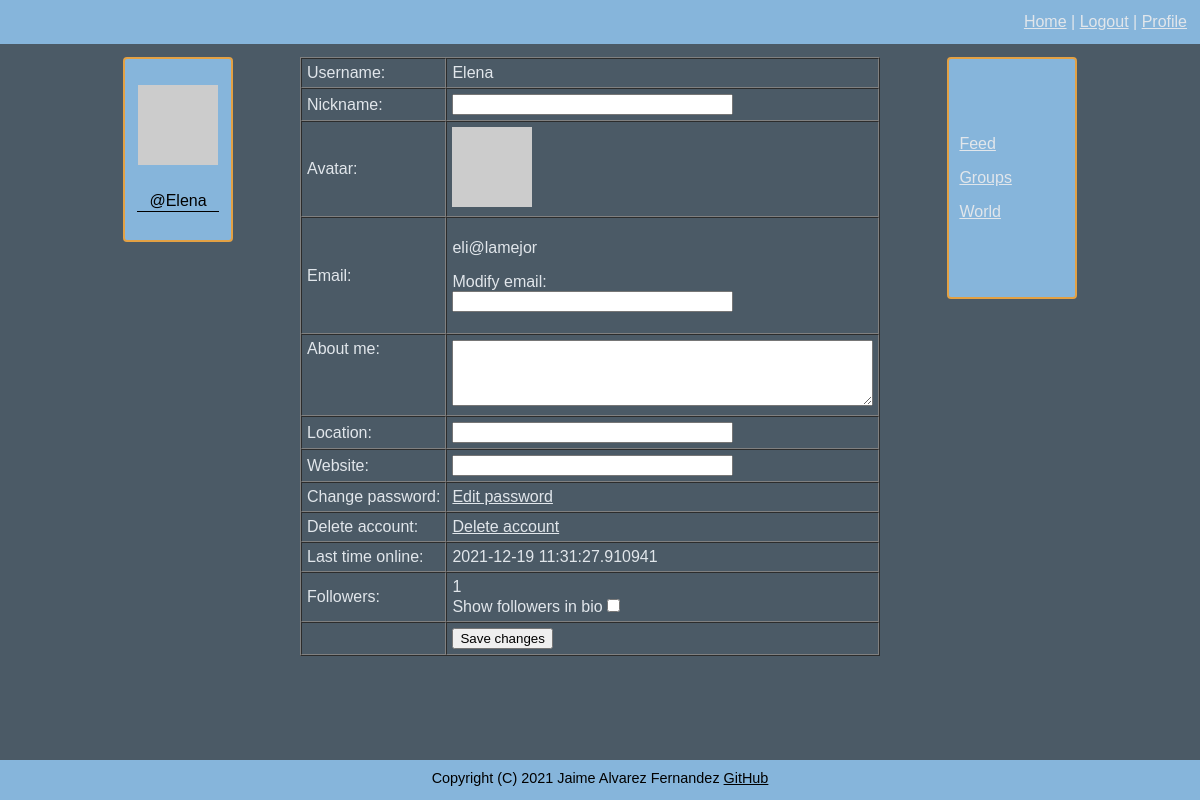
/profile (signed in), run on an earlier commit of the app's database.
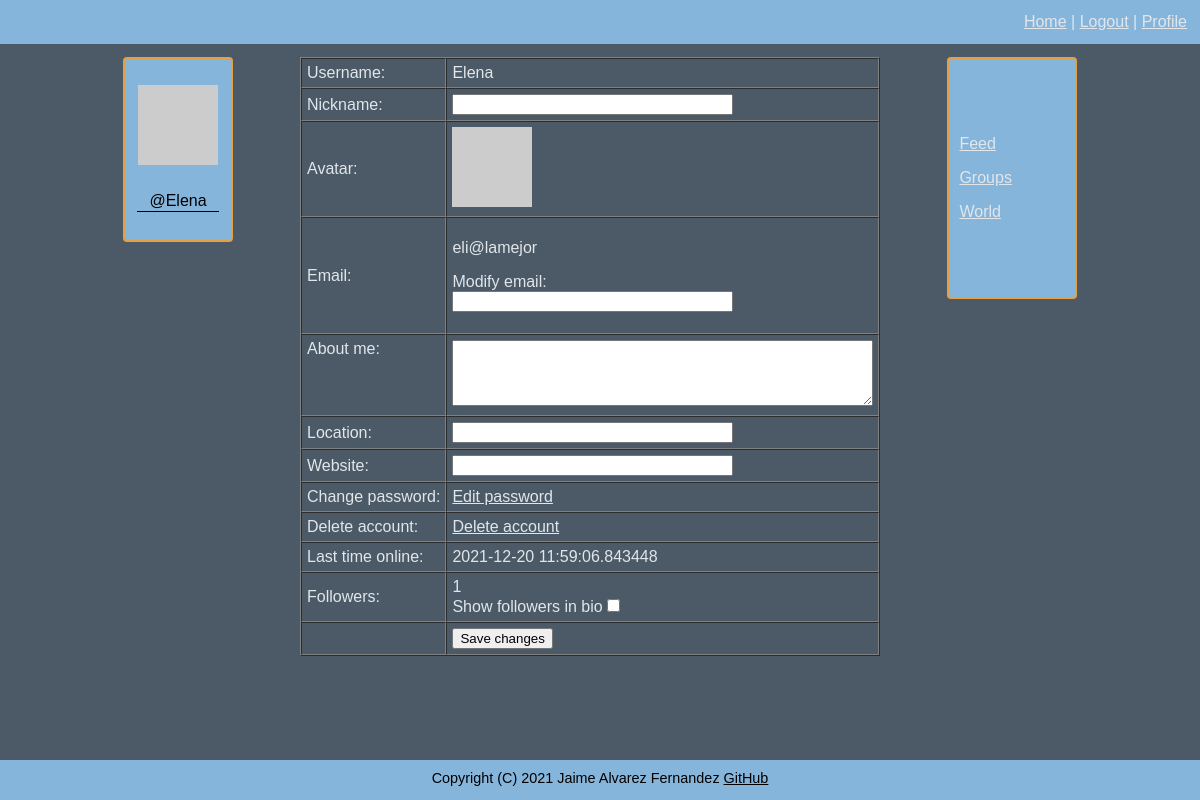
And on a later commit of the database.
### connect/models.py (models this page shows, shortened)
class User(UserMixin, db.Model):
    id = db.Column(db.Integer, primary_key=True)
    username = db.Column(db.String(64), index=True, unique=True)
    email = db.Column(db.String(120), index=True, unique=True)
    nickname = db.Column(db.String(64))
    password = db.Column(db.String(128))
    about_me = db.Column(db.String(140))
    location = db.Column(db.String(64))
    website = db.Column(db.String(120))
    last_seen = db.Column(db.DateTime, default=datetime.datetime.utcnow)
    follower_bio = db.Column(db.Boolean, default=False)
    posts = db.relationship('Posts', backref='author', lazy='dynamic')
    reply = db.relationship('Reply', backref='author', lazy='dynamic')
    followed = db.relationship('User',
                               secondary=followers,
                               primaryjoin=(followers.c.follower_id == id),
                               secondaryjoin=(followers.c.followed_id == id),
                               backref=db.backref('followers', lazy='dynamic'), lazy='dynamic')
    starred = db.relationship('Posts',
                              secondary=stars,
                              backref=db.backref('awarded_stars', lazy='dynamic'), lazy='dynamic')
    starred_reply = db.relationship('Reply',
                                    secondary=stars_reply,
                                    backref=db.backref('awarded_stars_reply', lazy='dynamic'), lazy='dynamic')
    def avatar(self, size):
        digest = md5(self.email.lower().encode('utf-8')).hexdigest()
        return f'https://www.gravatar.com/avatar/{digest}?d=identicon&s={size}'

### connect/routing.py (the view)
@app.route('/profile', methods=['GET', 'POST'])
@flask_login.login_required
def profile():
    form = forms.EditProfileForm()
    if form.validate_on_submit():
        if form.user_email.data != '':
            flask_login.current_user.email = form.user_email.data
        flask_login.current_user.about_me = form.about_me.data
        flask_login.current_user.location = form.location.data
        flask_login.current_user.website = form.website.data
        flask_login.current_user.nickname = form.nickname.data
        flask_login.current_user.follower_bio = form.followers.data
        db.session.commit()
        flask.flash('Your changes have been saved.')
        return flask.redirect(flask.url_for('profile'))
    elif flask.request.method == 'GET':
        form.user_email.data = ''
        form.nickname.data = flask_login.current_user.nickname
        form.about_me.data = flask_login.current_user.about_me
        form.website.data = flask_login.current_user.website
        form.location.data = flask_login.current_user.location
        form.followers.data = flask_login.current_user.follower_bio
    return flask.render_template('profile.html', user=flask_login.current_user, form=form, title='Profile')

### connect/forms.py (shortened to what this page needs)
class EditProfileForm(FlaskForm):
    user_email = wtforms.StringField('Email', validators=[validators.Optional(),
                                                          validators.Regexp(r'^[a-zA-Z0-9_.]+@[a-zA-Z0-9_.]+$',
                                                                            message='Please enter a valid email')])
    about_me = wtforms.TextAreaField('About me', validators=[validators.Length(min=0, max=140)])
    nickname = wtforms.StringField('Nickname', validators=[validators.Length(min=0, max=25)])
    submit = wtforms.SubmitField('Save changes')
    location = wtforms.StringField('Location', validators=[validators.Optional()])
    website = wtforms.StringField('Website', validators=[validators.Optional()])
    followers = wtforms.BooleanField('Show followers in bio')

### connect/models.py (called while the page is built)
@login.user_loader
def load_user(user_id):
    return User.query.get(int(user_id))

### connect/routing.py (called while the page is built)
@app.before_request
def before_request():
    if flask_login.current_user.is_authenticated:
        flask_login.current_user.last_seen = datetime.datetime.utcnow()
        db.session.commit()

### connect/templates/profile.html (shortened to what this page needs)
{% extends "general_template.html" %}
{% block content %}
<div id="profile">
        <form action="" method="post" novalidate>
            <table cellspacing="0" cellpadding="5" border="1">
                <tr>
                    <td>Username:</td>
                    <td>{{ user.username }}</td>
                </tr>
                <tr>
                    <td>{{ form.nickname.label }}:</td>
                    <td>
                        {{ form.nickname(size=32, autocomplete=off) }}<br>
                    </td>
                </tr>
                <tr>
                    <td>Avatar:</td>
                    <td><img src="{{ user.avatar(80) }}"></td>
                </tr>
                <tr>
                    <td>{{ form.user_email.label }}:</td>
                    <td>
                        <p>
                            {{ user.email }}
                        </p>
                        <p>
                            Modify email:<br>
                            {{ form.user_email(size=32, autocomplete=off) }}<br>
                        </p>
                    </td>
                </tr>
                <tr>
                    <td valign="top">{{ form.about_me.label }}:</td>
                    <td>
                        {{ form.about_me(cols=50, rows=4) }}<br>
                    </td>
                </tr>
                <tr>
                    <td>
                        {{ form.location.label }}:
                    </td>
                    <td>
                        {{ form.location(size=32) }}<br>
                    </td>
                </tr>
                <tr>
                    <td>
                        {{ form.website.label }}:
                    </td>
                    <td>
                        {{ form.website(size=32) }}<br>
                    </td>
                </tr>
                <tr valign="top">
                    <td>Change password:</td>
                    <td>
                         <a href="{{url_for('change_password')}}">Edit password</a>
                    </td>
                </tr>
                <tr>
                    <td>Delete account:</td>
                    <td>
                        <a href="{{ url_for('delete_account') }}">Delete account</a>
                    </td>
                </tr>
                <tr>
                    <td>Last time online:</td>
                    <td>{% if user.last_seen %}{{ user.last_seen }}{% endif %}</td>
                </tr>
                <tr>
                    <td>Followers:</td>
                    <td>{{ current_user.followers.count() }}<br>
                        {{ form.followers.label }}{{ form.followers() }}
                    </td>
                </tr>
                <tr>
                    <td></td>
                    <td>{{ form.submit() }}</td>
                </tr>
            </table>
        </form>
    </div>
{% endblock %}

### connect/templates/general_template.html (shortened to what this page needs)
<!DOCTYPE html>
<html lang="en">
<head>
    <link href="{{ url_for('static', filename='css/style.css') }}" rel="stylesheet" type="text/css" />
</head>
<body>
<header>
    <table width="100%">
        <tr>
            <td>
            </td>
            <td>
                <nav id="global_links">
                <a href="{{ url_for('index') }}">Home</a> |
                {% if current_user.is_anonymous %}
                <a href="{{ url_for('login') }}">Login</a> |
                <a href="{{ url_for('sign_in') }}">Register</a>
                {% else %}
                <a href="{{ url_for('logout') }}">Logout</a> |
                <a href="{{ url_for('profile') }}">Profile</a>
                {% endif %}
                </nav>
            </td>
        </tr>
    </table>
</header>
<div id="main_table">
    <table border="0" width="100%">
        <tr>
            <td width="10%" valign="top">
                {% if current_user.is_authenticated %}
                <div id="left_side">
                    {% include 'sub_templates/_profile.html' %}
                </div>
                {% endif %}
            </td>
            <td width="70%" align="center" valign="top">
                {% block content %}{% endblock %}
            </td>
            <td width="13%" valign="top">
                {% if current_user.is_authenticated %}
                <div id="right_side">
                    {% include 'sub_templates/_links.html' %}
                </div>
                {% endif %}
            </td>
        </tr>
    </table>
</div>
<footer>
    Copyright (C) 2021 Jaime Alvarez Fernandez
    <a href="https://github.com/Jaime-alv">GitHub</a>
</footer>
</body>
</html>

### connect/templates/sub_templates/_profile.html (shortened to what this page needs)
{% if user and user != current_user %}
    <p>
        <img src="{{ user.avatar(128) }}">
    </p>
    <table width="100%">
        <tr>
            <td>
                {% if user.nickname is not none %}
                {{ user.nickname }}
                {% endif %}
            </td>
        </tr>
        <tr>
            <td class="bottom_line">
                @{{ user.username }}
            </td>
        </tr>
        <tr>
            <td>
                {% if not current_user.is_following(user) %}
                <form method="post" action="{{ url_for('follow', username=user.username, url=request.endpoint) }}">
                    {{ e_form.hidden_tag() }}
                    {{ e_form.submit(value='Follow') }}
                </form>
                {% else %}
                <form method="post" action="{{ url_for('unfollow', username=user.username, url=request.endpoint) }}">
                    {{ e_form.hidden_tag() }}
                    {{ e_form.submit(value='Unfollow') }}
                </form>
                {% endif %}
            </td>
        </tr>
        <tr>
            <td class="justify_text">
                {% if user.about_me is not none %}
                    {{ user.about_me }}
                {% endif %}
            </td>
        </tr>
        <tr>
            <td>
                {% if user.location is not none %}
                    {{ user.location }}
                {% endif %}
            </td>
        </tr>
        <tr>
            <td>
                {% if user.website is not none %}
                    <a href="{{ current_user.website }}">{{ current_user.website }}</a>
                {% endif %}
            </td>
        </tr>
        <tr>
            <td>
                {% if user.follower_bio %}
                Followers: {{ current_user.followers.count() }}
                {% endif %}
            </td>
        </tr>
    </table>
{% else %}
    <p>
        <img src="{{ current_user.avatar(128) }}">
    </p>
    <table width="100%">
        <tr>
            <td>
            </td>
        </tr>
        <tr>
            <td class="bottom_line">
                @{{ current_user.username }}
            </td>
        </tr>
        <tr>
            <td class="justify_text">
            </td>
        </tr>
        <tr>
            <td class="justify_text">
            </td>
        </tr>
        <tr>
            <td class="justify_text">
            </td>
        </tr>
        <tr>
            <td>
            </td>
        </tr>
    </table>
{% endif %}

### connect/templates/sub_templates/_links.html
<nav class="justify_text" style="padding:10px;">
    <p>
        <a href="{{ url_for('followed') }}">Feed</a>
    </p>
    <p>
        <a href="groups">Groups</a>
    </p>
    <p>
        <a href="messages">World</a>
    </p>
</nav>

### connect/static/css/style.css (style rules this page uses)
body { font-family: Arial; background: #4b5a66; color: #e1e6eb; min-height: 100vh; margin: 0; }
a { color: inherit; }
footer { min-height:20px; background:PapayaWhip; color: black; font-size:90%; text-align:center; padding:10px; background: #86b5db; }
header { font-size: 100%; background: #86b5db; padding:10px; }
#global_links { text-align:right; padding: 0px; }
#main_table { margin: 10px 10% 0px 10%; }
#right_side { margin: 0px 0px 0px 0%; align: right; font-size: 100%; text-align: center; border: 2px solid #e3a144; border-radius: 4px; background: #86b5db; padding: 50px 0px 50px 0px; }
#left_side { border: 2px solid #e3a144; text-align: center; border-radius: 4px; background: #86b5db; color: black; padding: 10px; }
.bottom_line { border: solid; border-width: 0px 0 1px 0; }
.justify_text { text-align: justify; text-justify: inter-word; }
body { display:flex; flex-direction:column; }
footer { margin-top:auto; }

What changed in the data, as far as the page shows it:
changed User "Elena": last_seen "2021-12-19 11:31:27.910941" → "2021-12-20 11:59:06.843448"
